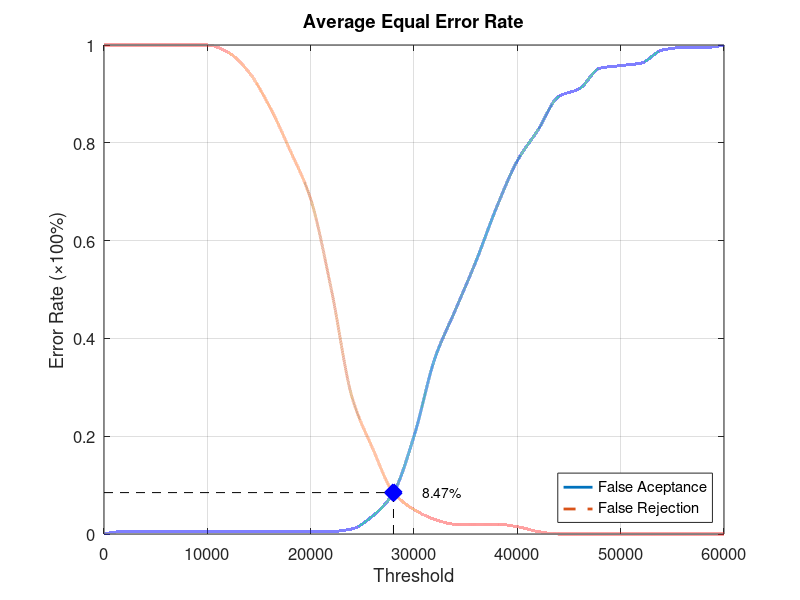
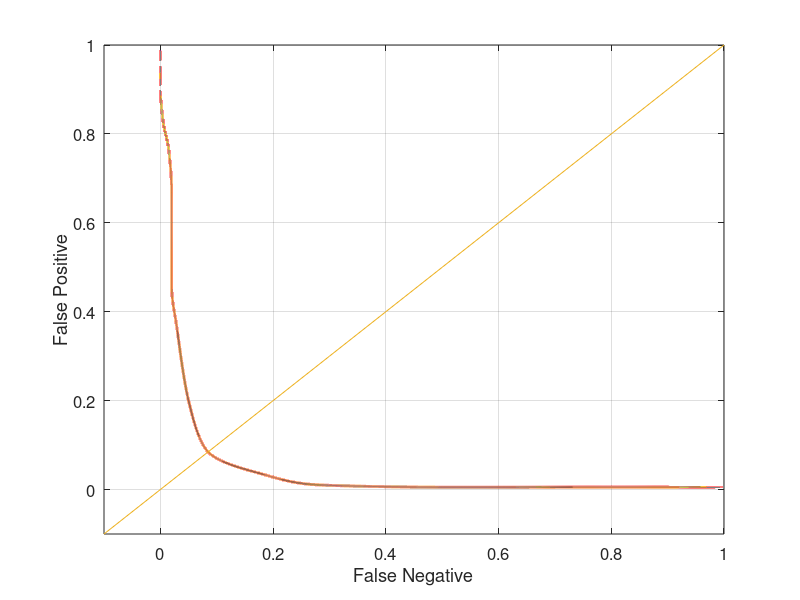

Reproduce these figures in MATLAB, in order.
function yEER = Database4_1
close all;
clear;
clc;
x = 0:2000:60000;
xq = 0:0.5:60000;

y0 = [0 0.00526316 0.00526316 0.00526316 0.00526316 0.00526316 0.00526316 0.00526316 0.00526316 0.00526316 0.00526316 0.00526316 0.0105263 0.0368421 0.0842105 0.2 0.357895 0.457895 0.557895 0.668421 0.763158 0.826316 0.894737 0.910526 0.952632 0.957895 0.963158 0.989474 0.994737 0.994737 1];
yy0 = interp1(x, y0, xq, 'pchip');
y1 = [1 1 1 1 1 1 0.985 0.945 0.875 0.785 0.685 0.5 0.28 0.175 0.085 0.05 0.03 0.02 0.02 0.02 0.015 0.005 0 0 0 0 0 0 0 0 0];
yy1 = interp1(x, y1, xq, 'pchip');

% Calculating EER: 
y2 = abs(y0 - y1);
find(y2 == min(y2))
yy2 = abs(yy0 - yy1);
xEER = find(yy2 == min(yy2));
xEERIndex = xq(xEER) % X-axis EER
yEER = yy0(xEER) % Y-axis EER

main = figure
plot(xq, yy0,'-','LineWidth', 2);	hold on
plot(xq, yy1,'--','LineWidth', 2);	hold on
plot([xEERIndex xEERIndex], [0 yEER], 'k--');	hold on
plot([0 xEERIndex], [yEER yEER], 'k--');	hold on
plot(xEERIndex, yEER, 'bx', 'LineWidth', 10);	hold on
text(xEERIndex + 10 * xEERIndex / 100, yEER, [num2str(round((10000 * yEER)) / 100) '%'])
legend('False Aceptance', 'False Rejection', 'Location', 'SouthEast')
xlabel('Threshold')
ylabel('Error Rate (\times100%)')
title('Average Equal Error Rate')
set(gca, 'FontSize', 12)
axis([0 60000 0 1])
grid on

print(main, 'Database4_1Main', '-dpng');
FNRxFPR = figure('Color', [1 1 1]);
plot(yy1, yy0, '-', yy1, yy0, 'LineWidth', 2);
hold on
y = -0.1:0.1:1
plot(y, y); 
set(gca, 'FontSize', 12)
xlabel('False Negative')
ylabel('False Positive')
axis([-0.1 1 -0.1 1])
set(gca, 'FontSize', 12)
grid on

print(FNRxFPR, 'Database4_1FNRxFPR','-dpng');
end
